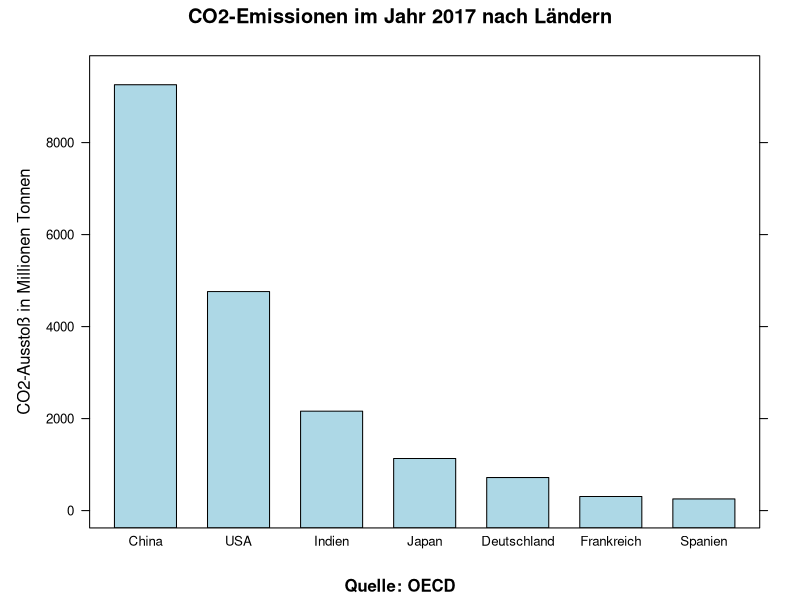
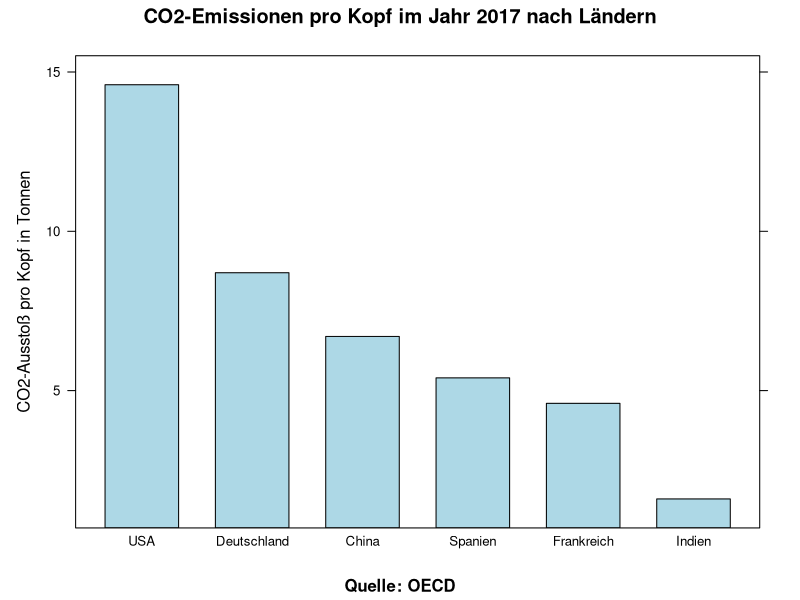
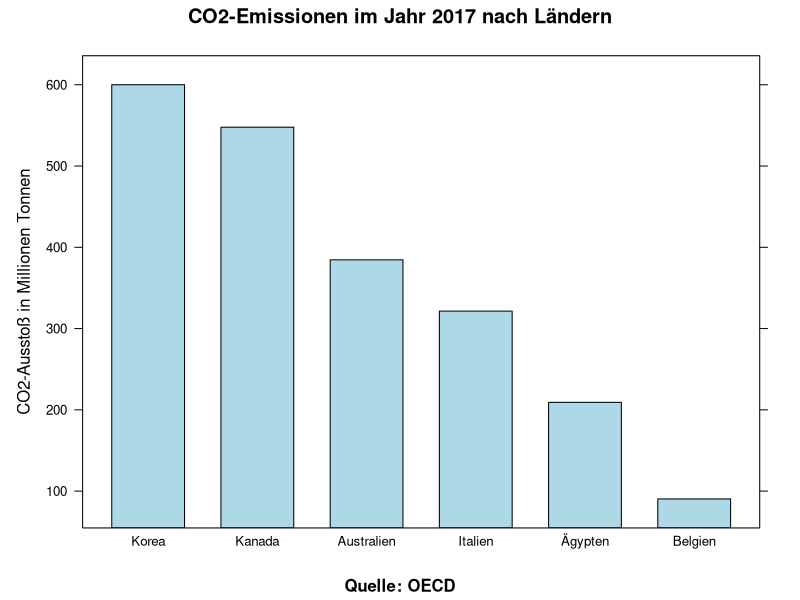
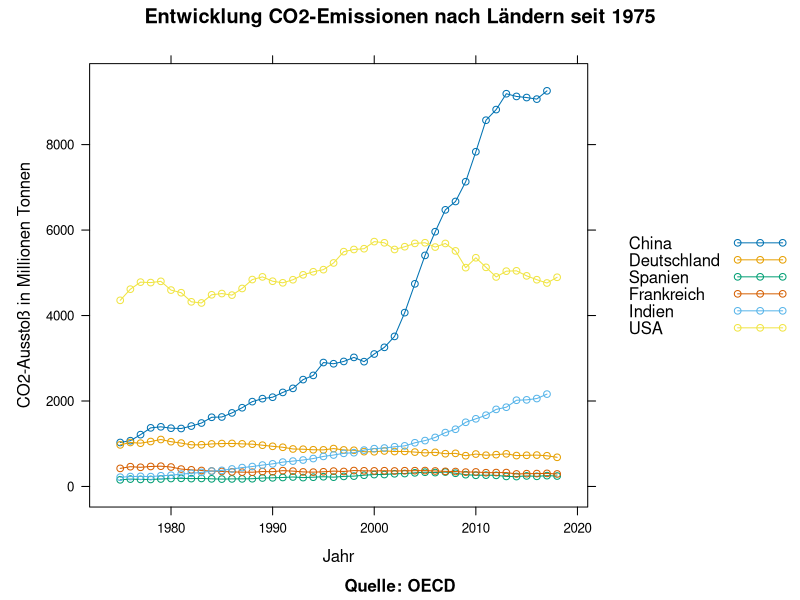
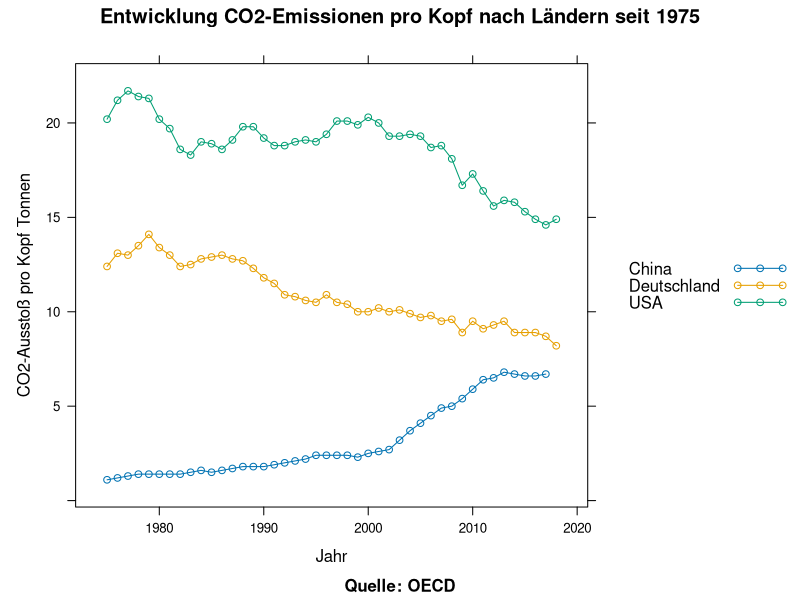
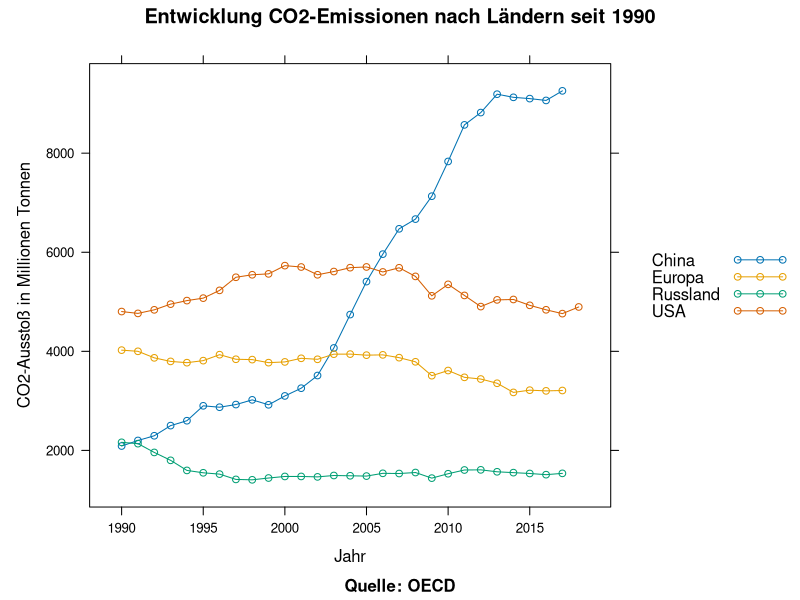
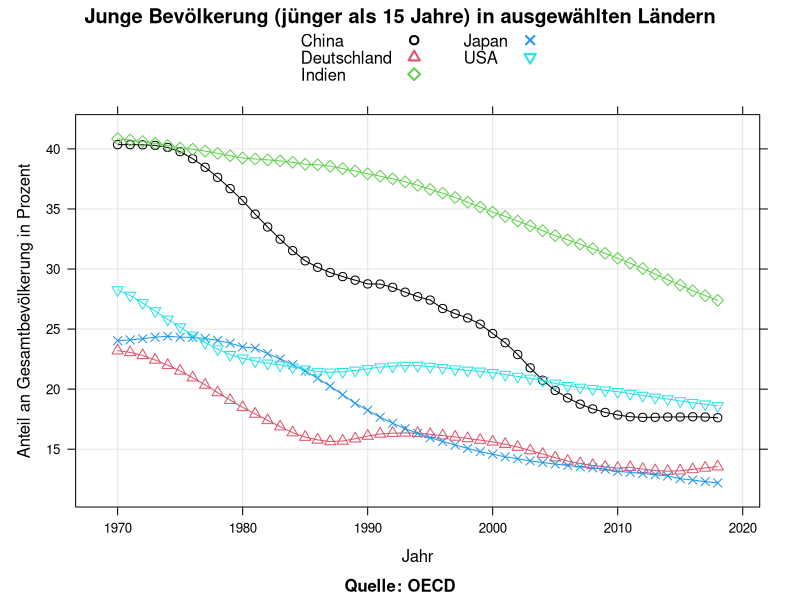

Write R code to recreate these figures, in order.
## ---- chunk 1
knitr::opts_chunk$set(echo = TRUE)
## ---- chunk 2
df<-read.csv("./data/data-emissions.csv", stringsAsFactors = TRUE)
df<-df[df$LOCATION %in% c("CHN", "USA", "DEU", "FRA", "ESP", "JPN", "IND"),]
df<-df[df$TIME == "2017",]
df<-df[df$SUBJECT == "CO2",]
df<-df[df$MEASURE == "MLN_TONNE",]
df<-df[,c("LOCATION", "Value")]
df<-droplevels(df)
levels(df$LOCATION)<-c("China", "Deutschland", "Spanien", "Frankreich", "Indien", "Japan", "USA")
df$LOCATION<-reorder(df$LOCATION, -df$Value)

library(lattice)

png("./images/Grafik-Emissionen.png")
barchart(df$Value ~ df$LOCATION,
       main = "CO2-Emissionen im Jahr 2017 nach Ländern",
       ylab = "CO2-Ausstoß in Millionen Tonnen",
       sub = "Quelle: OECD", 
       col = "lightblue")
dev.off()
## ---- chunk 3
df<-read.csv("./data/data-emissions.csv", stringsAsFactors = TRUE)
df<-df[df$LOCATION %in% c("CHN", "USA", "DEU", "FRA", "ESP", "JAP", "IND"),]
df<-df[df$TIME == "2017",]
df<-df[df$SUBJECT == "CO2",]
df<-df[df$MEASURE == "TONNE_CAP",]
df<-df[,c("LOCATION", "Value")]
df<-droplevels(df)
levels(df$LOCATION)<-c("China", "Deutschland", "Spanien", "Frankreich", "Indien", "USA")
df$LOCATION<-reorder(df$LOCATION, -df$Value)

library(lattice)
png("./images/Grafik-Emissionen-A.png")
barchart(df$Value ~ df$LOCATION,
       main = "CO2-Emissionen pro Kopf im Jahr 2017 nach Ländern",
       ylab = "CO2-Ausstoß pro Kopf in Tonnen",
       sub = "Quelle: OECD", 
       col = "lightblue")
dev.off()
## ---- chunk 4
df<-read.csv("./data/data-emissions.csv", stringsAsFactors = TRUE)
df<-df[df$LOCATION %in% c("AUS", "BEL", "CAN", "EGY", "KOR", "ITA"),]
df<-df[df$TIME == "2017",]
df<-df[df$SUBJECT == "CO2",]
df<-df[df$MEASURE == "MLN_TONNE",]
df<-df[,c("LOCATION", "Value")]
df<-droplevels(df)
levels(df$LOCATION)<-c("Australien", "Belgien", "Kanada", "Ägypten", "Italien", "Korea")
df$LOCATION<-reorder(df$LOCATION, -df$Value)

library(lattice)

png("./images/Grafik-Emissionen-B.png")
barchart(df$Value ~ df$LOCATION,
       main = "CO2-Emissionen im Jahr 2017 nach Ländern",
       ylab = "CO2-Ausstoß in Millionen Tonnen",
       sub = "Quelle: OECD", 
       col = "lightblue")
dev.off()
## ---- chunk 5
df<-read.csv("./data/data-emissions.csv", stringsAsFactors = TRUE)
df<-df[df$LOCATION %in% c("CHN", "USA", "DEU", "FRA", "ESP", "JAP", "IND"),]
df<-df[df$SUBJECT == "CO2",]
df<-df[df$TIME >= 1975,]
df<-df[df$MEASURE == "MLN_TONNE",]
df<-df[,c("LOCATION", "TIME", "Value")]
df<-droplevels(df)
levels(df$LOCATION)<-c("China", "Deutschland", "Spanien", "Frankreich", "Indien", "USA")

library(lattice)

png("./images/Grafik-Emissionen-Entwicklung.png")
xyplot(df$Value ~ df$TIME, groups = df$LOCATION,
       type = c("b"),
       main = "Entwicklung CO2-Emissionen nach Ländern seit 1975",
       ylab = "CO2-Ausstoß in Millionen Tonnen",
       xlab = "Jahr",
       sub = "Quelle: OECD", 
       auto.key = TRUE)
dev.off()
## ---- chunk 6
df<-read.csv("./data/data-emissions.csv", stringsAsFactors = TRUE)
df<-df[df$LOCATION %in% c("CHN", "USA", "DEU"),]
df<-df[df$SUBJECT == "CO2",]
df<-df[df$TIME >= 1975,]
df<-df[df$MEASURE == "TONNE_CAP",]
df<-df[,c("LOCATION", "TIME", "Value")]
df<-droplevels(df)
levels(df$LOCATION)<-c("China", "Deutschland", "USA")

library(lattice)

png("./images/Grafik-Emissionen-Entwicklung-A.png")
xyplot(df$Value ~ df$TIME, groups = df$LOCATION,
       type = c("b"),
       main = "Entwicklung CO2-Emissionen pro Kopf nach Ländern seit 1975",
       ylab = "CO2-Ausstoß pro Kopf Tonnen",
       xlab = "Jahr",
       sub = "Quelle: OECD", 
       auto.key = TRUE)
dev.off()
## ---- chunk 7
df<-read.csv("./data/data-emissions.csv", stringsAsFactors = TRUE)
df<-df[df$LOCATION %in% c("CHN", "EU28", "RUS", "USA"),]
df<-df[df$SUBJECT == "CO2",]
df<-df[df$TIME >= 1990,]
df<-df[df$MEASURE == "MLN_TONNE",]
df<-df[,c("LOCATION", "TIME", "Value")]
df<-droplevels(df)
levels(df$LOCATION)<-c("China", "Europa", "Russland", "USA")

library(lattice)

png("./images/Grafik-Emissionen-Entwicklung-B.png")
xyplot(df$Value ~ df$TIME, groups = df$LOCATION,
       type = c("b"),
       main = "Entwicklung CO2-Emissionen nach Ländern seit 1990",
       ylab = "CO2-Ausstoß in Millionen Tonnen",
       xlab = "Jahr",
       sub = "Quelle: OECD", 
       auto.key = TRUE)
dev.off()
## ---- chunk 8


df<-read.csv("./data/data-age.csv", stringsAsFactors = TRUE)
df<-df[df$LOCATION %in% c("CHN", "DEU", "USA", "JPN", "IND"),]
df<-df[,c("LOCATION", "TIME", "Value")]
df<-droplevels(df)
levels(df$LOCATION)<-c("China", "Deutschland", "Indien", "Japan", "USA")
library(lattice)

png("./images/Grafik-Alter-Entwicklung.png")
xyplot(df$Value ~ df$TIME, groups = df$LOCATION,
       type = c("b", "g"),
       main = "Junge Bevölkerung (jünger als 15 Jahre) in ausgewählten Ländern",
       col = 1:5,
       pch = c(1,2,5,4,6),
       cex = 1,
       lwd = 1,
       xlab = "Jahr", 
       ylab = "Anteil an Gesamtbevölkerung in Prozent",
       sub = "Quelle: OECD",
       key = list(columns=2,
                  text = list(levels(df$LOCATION)),
                  points = list(pch = c(1,2,5,4,6), col = 1:5, lwd = 2)))
dev.off()
